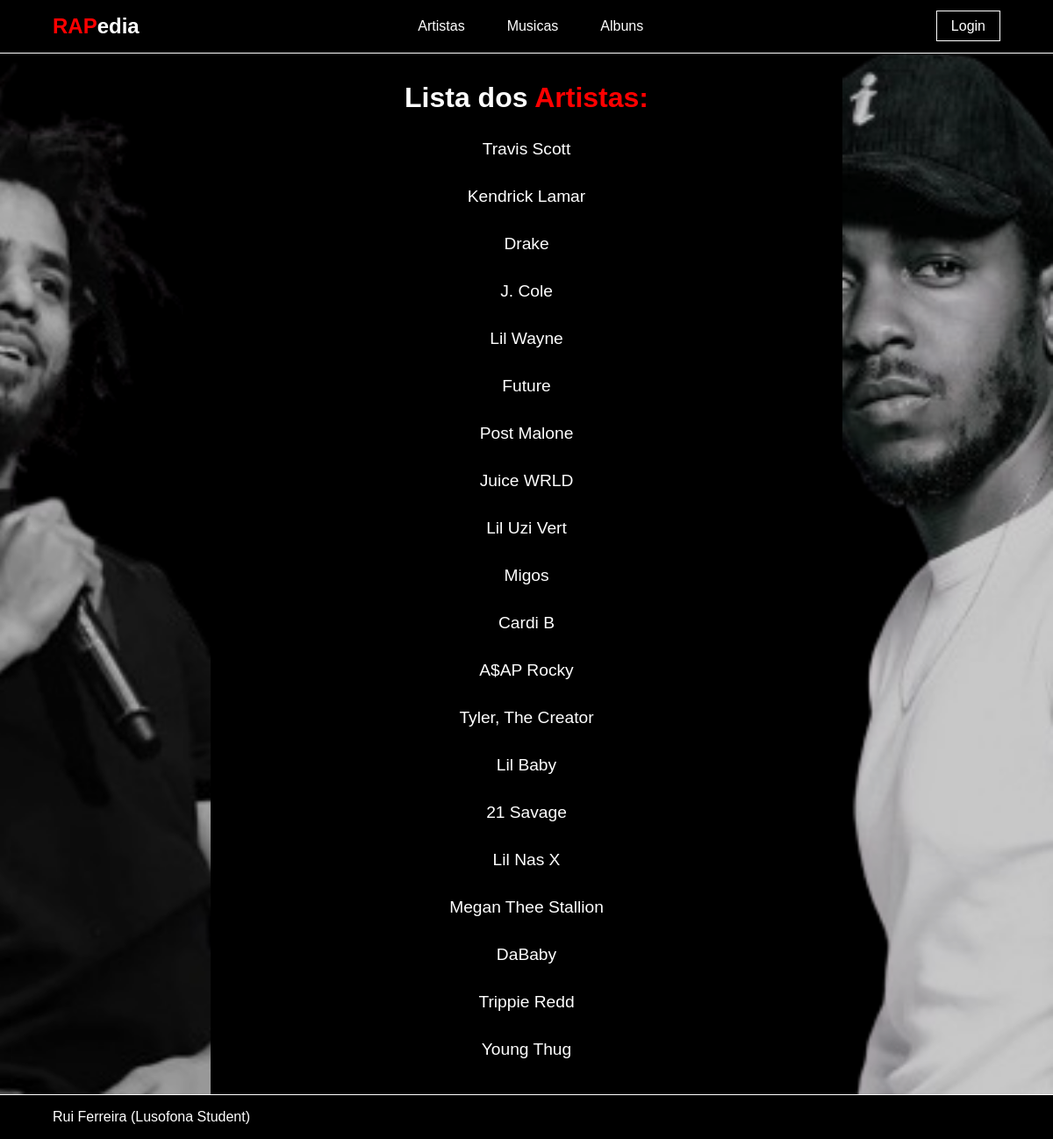
The app's page /bandasrap/artistas/ with its own data.
### bandasrap/models.py (models this page shows, shortened)
class Artista(models.Model):
    nome = models.CharField(max_length=200)
    nacionalidade = models.CharField(max_length=200, null=True, blank=True)
    ano_criacao = models.IntegerField()
    foto = models.ImageField(null=True, blank=True)
    biografia = models.TextField(default='', null=True, blank=True)

### bandasrap/views.py (the view)
# urls.py: path('artistas/', views.artistas_view, name='artistas'),
def artistas_view(request):
    context = {
      'artistas': Artista.objects.all(),
   }
    return render(request, "bandasrap/artistaslist.html", context)

### bandasrap/templates/bandasrap/artistaslist.html (shortened to what this page needs)
<!DOCTYPE html>
{% extends "bandasrap/layout.html" %}
{% block content %}
<div class="list">
    <h1>Lista dos <span>Artistas:</span></h1>
    <ul>
    {% for artista in artistas %}
        <li>
            <a href="{% url 'bandasrap:artista' artista.id %}">{{ artista.nome }}</a>
        </li>
    {% endfor %}
    </ul>
</div>
{% endblock %}

### static/bandasrap/style.css (style rules this page uses)
html, body { height: 100%; margin: 0; padding: 0; }
body { background-color: #000; color: #fff; font-family: Arial, sans-serif; position: relative; display: flex; flex-direction: column; min-height: 100vh; }
body::before, body::after { content: ''; position: fixed; top: 0; bottom: 0; width: 20%; background-size: cover; background-position: center; z-index: -1; opacity: 0.8; }
body::before { left: 0; background-image: url('14855555848339-removebg-preview.png'); }
body::after { right: 0; background-image: url('1_bd6bO3dh9wIQfYj5hsQ6Qw-removebg-preview.png'); }
span { color: #f00; }
.list { text-align: center; margin: 2rem auto; }
.list ul { list-style: none; padding: 0; }
.list li { margin: 1rem 0; }
.list a { color: #fff; text-decoration: none; font-size: 1.2rem; padding: 0.5rem 1rem; display: inline-block; transition: transform 0.3s, background-color 0.3s; }

### records on screen
Artista: nome "Travis Scott"
Artista: nome "Kendrick Lamar"
Artista: nome "Drake"
Artista: nome "J. Cole"
Artista: nome "Lil Wayne"
Artista: nome "Future"
Artista: nome "Post Malone"
Artista: nome "Juice WRLD"
Artista: nome "Lil Uzi Vert"
Artista: nome "Migos"
Artista: nome "Cardi B"
Artista: nome "A$AP Rocky"
Artista: nome "Tyler, The Creator"
Artista: nome "Lil Baby"
Artista: nome "21 Savage"
Artista: nome "Lil Nas X"
Artista: nome "Megan Thee Stallion"
Artista: nome "DaBaby"
Artista: nome "Trippie Redd"
Artista: nome "Young Thug"
